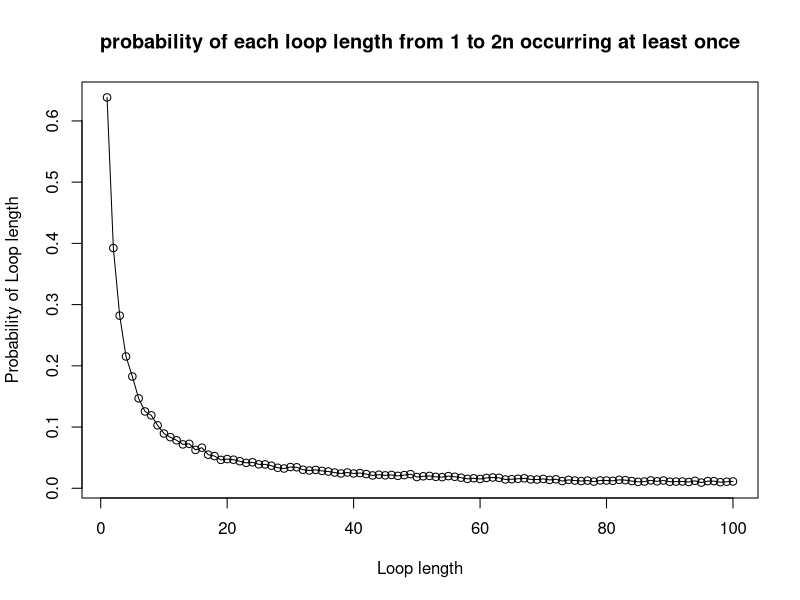
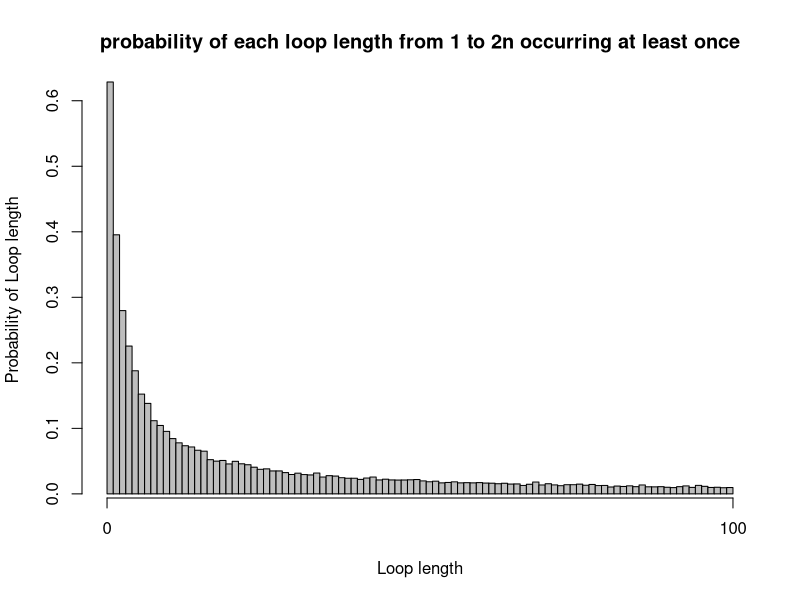

Here is the R script that generated these plots, in order:
# Karman Singh s1936373
# Viren Sirwani Mulani s1949143
# Alannah Hounat s2434943
# Git repo Link:
# Team member contributions to project:

# INPUT: n <- decides numbers of prisoners, k<- prisoner number, 
# numbered_boxes <- numbered boxes
# OUTPUT: the number of successes
# Purpose: Is to find and track the number of successes for us to calculate
# the probabilities in later functions. Also code isnt repeated in later functions
success_check <- function(n, k, numbered_boxes) {
  number_of_attempts <- 0
  number_of_success <- 0
  guess <- numbered_boxes[k]
  while (number_of_attempts <= n) {
    if (guess == k) {
      number_of_success <- 1
      break
    }
    else {
      guess <- numbered_boxes[guess]
      number_of_attempts <- number_of_attempts + 1
    }
  }
  
  return (number_of_success)
}

produce_random_numbered_boxes <- function(n, quantity) {
  return (sample(1:n, quantity))
}

# INPUT: n <- decides numbers of prisoners, k <- prisoner number, 
# strategy <- 1, 2 or 3, nreps <- number of times experiment is done,
# number_of_success<- the number of successes so far, 
# numbered_boxes<- numbered boxes
# OUTPUT: number of successes
# PURPOSE: This function simulates the first strategy where a prisoner
# picks a box with their number on it, the second strategy where a prisoner
# picks a random box to begin with, and the third strategy where a prisoner
# picks n boxes at random, checking each card for their number
strategy <- function(n, k, strategy, numbered_boxes){
  success_strategy3 <- 0
  if (strategy == 1)
    first_box <- k
  else if (strategy == 2)
    first_box <- produce_random_numbered_boxes(2 * n, 1)
  else if (strategy == 3) {
    random_box <- produce_random_numbered_boxes(2 * n, n)
    for (box in random_box) {
      #if one of the random boxes contains the prisoners number
      if (box == k){
        #count successes
        success_strategy3 <- 1
        break
      }
    }
    return (success_strategy3)
  }
  #check the success 
  check <- success_check(n, first_box, numbered_boxes)
  return(check)
}

# INPUT: n <- decides numbers of prisoners, k <- prisoner number, 
# strategy <- either 1,2,3, nreps <- number of times experiment is done
# OUTPUT: Probability estimate of prisoner k finding their number using given strategy
# PURPOSE: To find the probability of one prisoner finding their number
Pone <- function(n, k, strategy, nreps = 10000) {
  number_of_success <- 0
  for (reps in 1:nreps) {
    # index of numbered_boxes corresponds to the box number, and the value stored
    # at that index corresponds to the numbered card randomly placed in the box
    numbered_boxes <- produce_random_numbered_boxes(2 * n, 2 * n)
    number_of_success <- number_of_success + 
      strategy(n, k, strategy, numbered_boxes)
  }
  prob_one_estimate <- number_of_success / nreps
  return (prob_one_estimate)
}

# INPUT: n <- decides numbers of prisoners, strategy <- either 1,2,3
# nreps <- number of times experiment is done
# OUTPUT: Probability estimate of all prisoners finding their number using given strategy
# PURPOSE: To find the probability of all prisoners being released
Pall <- function(n, strategy, nreps = 10000) {
  number_of_success <- 0
  for (reps in 1:nreps) {
    # Outside inner loop since the room is returned to original state once 
    # prisoner leaves
    numbered_boxes <- produce_random_numbered_boxes(2 * n, 2 * n)
    for (prisoner_number in 1:(2 * n)) {
      if (strategy == 1) {
        check <- success_check(n, prisoner_number, numbered_boxes)
        if (check == 0)
          break
      }
      else if (strategy == 2) {
        random_start_box <- produce_random_numbered_boxes(2 * n, 1)
        check <- success_check(n, random_start_box, numbered_boxes)
        if (check == 0)
          break
      }
      else if (strategy == 3) {
        #picking n boxes at random
        random_box <- produce_random_numbered_boxes(2 * n, n)
        check <- 0
        for (box in random_box) {
          #if this random box contains the prisoners number
          if (box == prisoner_number) {
            check = 1
            break
          }
        }
        if (check == 0) {
          break
        }
      }
    }
    number_of_success <- number_of_success + check
  }
  
  prob_all_estimate <- number_of_success / nreps
  return (prob_all_estimate)
}

# cat("Probability estimate of a single prisoner succeeding in finding their number:")
# cat("\nn=5\nStrategy 1:", Pone(5, 7, 1))
# cat("\nStrategy 2:", Pone(5, 7, 2))
# cat("\nStrategy 3:", Pone(5, 7, 3))
# 
# cat("\nn=50\nStrategy 1:", Pone(50, 7, 1))
# cat("\nStrategy 2:", Pone(50, 7, 2))
# cat("\nStrategy 3:", Pone(50, 7, 3))
# 
# cat("\nProbability estimate of all prisoners succeeding in finding their numbers:")
# cat("\nn=5\nStrategy 1:", Pall(5, 1))
# cat("\nStrategy 2:", Pall(5, 2))
# cat("\nStrategy 3:", Pall(5, 3))
# 
# cat("\nn=50\nStrategy 1:", Pall(50, 1))
# cat("\nStrategy 2:", Pall(50, 2))
# cat("\nStrategy 3:", Pall(50, 3))

#example code for Pone
# Pone(50,1,1,10000)
# Pone(50,1,2,10000)
# Pone(50,1,3,10000)
# Pone(5,1,1,10000)
# Pone(5,1,2,10000)
# Pone(5,1,3,10000)
#example code for Pall
# Pall(50,1,10000)
# Pall(50,2,10000)
# Pall(50,3,10000)
# Pall(5,1,10000)
# Pall(5,2,10000)
# Pall(5,3,10000)

# For Pone evidently the less people there are (the smaller that n is) the better 
# chance of success. Although Strategy 3 yields almost consistently similar 
# results as after all we are still only observing n boxes with 2*n prisoners.

# Pall is where we observe a surprising result. Strategy 3 yields zero/near zero
# probabilities. Strategy 1 and 2 yields an approximate probability of 33% and 52% when
# n=50 and n=5 respectively. This seems to be the most optimal strategy, but why?
# This is due to a cycle.
# Every box leads to another box and eventually loops back to the prisoner number,
# this is guaranteed. What is not guaranteed is the cycle which contains the 
# prisoner number may have a length greater than n.


# probability of each loop length from 1 to 2n occurring at least once in a 
# random shuffling of cards to boxes = 1 - prob of each loop length occurring 
# 0 times
dloop <- function(n, nreps = 10000) {
  # count of all the cycles with loop length 1 to 2n that occurred 0 times 
  # in the simulation
  count_loop_length_0_times = rep(0, 2*n)
  #loop over all experiments(number of repetitions)
  for (reps in 1:nreps) {
    # index of numbered_boxes corresponds to the box number, and the value stored
    # at that index corresponds to the numbered card randomly placed in the box
    numbered_boxes <- produce_random_numbered_boxes(2 * n, 2 * n)
    # count of how many times a cycle has 1 to 2n loop length
    count_of_loop_length = rep(0, 2*n)
    # numbers that are already present in a cycle, hence don't need to be 
    # iterated over again
    numbers_iterated_over = c()
    # looping over all prisoner numbers
    for (prisoner_number in 1:(2 * n)) {
      # vector to hold various cycles, length of this vector would give the 
      # length of the cycle that contains the prisoner number
      individual_cycles = c()
      # if prisoner number is not present in any previous cycles, we follow
      # the path of boxes to find the cycle that contains the prisoner number
      # if the prisoner number is present, then just skip to the next 
      # prisoner number
      if (!(prisoner_number %in% numbers_iterated_over)) {
        individual_cycles = append(individual_cycles, prisoner_number)
        cycle = numbered_boxes[prisoner_number]
        # checks if the card removed from the box contains the prisoner number
        while (cycle != prisoner_number) {
          individual_cycles = append(individual_cycles, cycle)
          cycle = numbered_boxes[cycle]
        }
        count_of_loop_length[length(individual_cycles)] = 
          count_of_loop_length[length(individual_cycles)] + 1
        # appending the numbers in the cycle to the vector that contains all the
        # cycles
        numbers_iterated_over = append(numbers_iterated_over, individual_cycles)
      }
    }
    # finds all loop lengths that occurred 0 times in the experiment and adds 1
    # to the count for each of those loop lengths
    index_loop_length_0_times = grep(0, count_of_loop_length)
    count_loop_length_0_times[index_loop_length_0_times] = 
      count_loop_length_0_times[index_loop_length_0_times] + 1
  }
  prob_loop_length_0_times = count_loop_length_0_times/nreps
  prob_loop_length_at_least_once = 1 - prob_loop_length_0_times
  return (prob_loop_length_at_least_once)
}


# cat("Probability of loop length from 1 to 2n occurring at least once in a random shuffling of cards to boxes: ")
# cat("\nFor n=50: ", dloop(50))

# example code for dloop
# dloop(50,10000)


# We use a line graph to visualize the probabilities for each loop length. A line
# graph is used her since we can identify trends in the data. Usually line graphs are
# used to track changes over a short or long period of time. But it can be used in
# this scenario.
n1 <- 50
loop_vector1 <- dloop(n=n1,nreps=10000)
line_graph <- plot(x= 1:(2*n1),
                   y=loop_vector1, 
                   type="o",
                   xlab="Loop length",
                   ylab="Probability of Loop length",
                   main= "probability of each loop length from 1 to 2n occurring at least once")

# A bar chart could be used to compare the different loop lengths. 
# The code is not too different here. Bar-chart may seem a bit cramped
n2 <- 50
loop_vector2 <- dloop(n=n2,nreps=10000)
bar_chart <- barplot(height=loop_vector2, 
                     xlab="Loop length",
                     ylab="Probability of Loop length",
                     main= "probability of each loop length from 1 to 2n occurring at least once",
                     space=0)
axis(side=1,at=c(0,(2*n2)))
